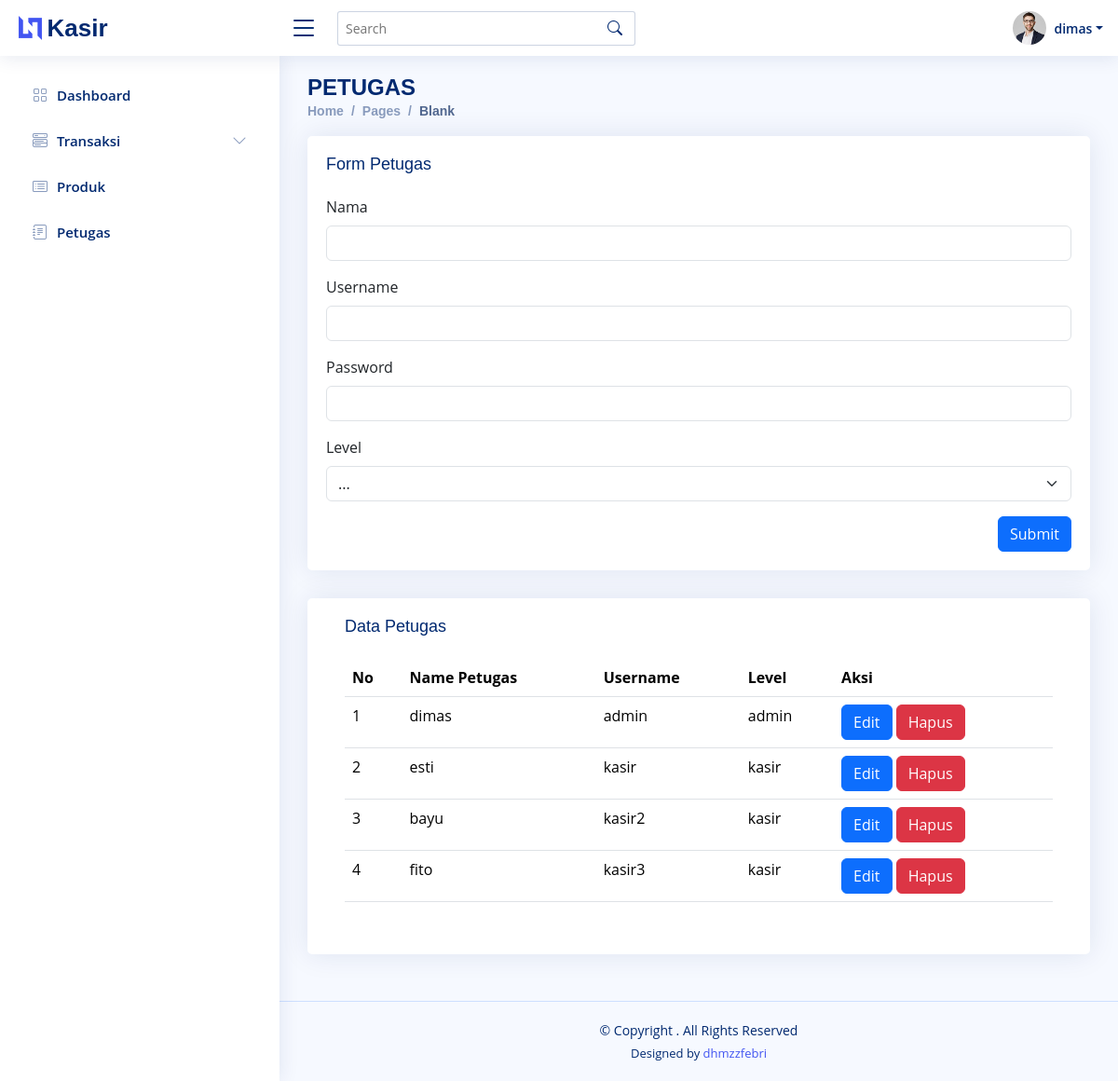
The page /user.php (signed in) on the database its author committed.
### tables this page shows
CREATE TABLE `user` (
  `id_user` int(11) NOT NULL,
  `username` varchar(30) NOT NULL,
  `password` varchar(256) NOT NULL,
  `nama` varchar(30) NOT NULL,
  `level` enum('admin','kasir') NOT NULL
);

### user.php (the view, shortened to what this page needs)
<?php
require_once('koneksi.php');
?>
<!DOCTYPE html>
<html lang="en">
<head>
  <?php
  require_once('layout/css.php');
  ?>
</head>
<body>
  <header id="header" class="header fixed-top d-flex align-items-center">
    <?php
    require_once('layout/navbar.php');
    ?>
  </header>
  <?php
  require_once('layout/sidebar.php');
  ?>
  <main id="main" class="main">
    <div class="pagetitle">
      <h1>PETUGAS</h1>
      <nav>
        <ol class="breadcrumb">
          <li class="breadcrumb-item"><a href="index.html">Home</a></li>
          <li class="breadcrumb-item">Pages</li>
          <li class="breadcrumb-item active">Blank</li>
        </ol>
      </nav>
    </div>
    <section class="section">
      <div class="row">
        <div class="col-lg-12">
          <div class="card">
            <div class="card-body">
              <h5 class="card-title"> Form Petugas</h5>
              <form class="row g-3" action="function_login.php" method="post">
                <div class="col-12">
                  <label for="inputNanme4" class="form-label">Nama</label>
                  <input type="text" class="form-control" name="nama" id="inputNanme4">
                </div>
                <div class="col-12">
                  <label for="inputEmail4" class="form-label">Username</label>
                  <input type="text" class="form-control" name="username" id="inputEmail4" required>
                </div>
                <div class="col-12">
                  <label for="inputPassword4" class="form-label">Password</label>
                  <input type="password" class="form-control" name="password" id="inputPassword4" required>
                </div>
                <div class="col-12">
                  <label for="validationDefault04" class="form-label">Level</label>
                  <select class="form-select" name="level" id="validationDefault04" required>
                    <option selected disabled value="">...</option>
                  </select>
                </div>
                <div class="text-end">
                  <button type="submit" class="btn btn-primary" name="register">Submit</button>
                </div>
              </form>
            </div>
          </div>
        </div>
        <div class="col-lg-12">
          <div class="card">
            <div class="card-body">
              <div class="card-body">
                <h5 class="card-title">Data Petugas</h5>
                <table class="table">
                  <thead>
                    <tr>
                      <th scope="col">No</th>
                      <th scope="col">Name Petugas</th>
                      <th scope="col">Username</th>
                      <th scope="col">Level</th>
                      <th scope="col">Aksi</th>
                    </tr>
                  </thead>
                  <?php
                  $no = 1;
                  $tampil = mysqli_query($conn, "SELECT * FROM user");
                  while ($data = mysqli_fetch_array($tampil)) {
                    $id = $data['id_user'];
                    $nama = $data['nama'];
                    $username = $data['username'];
                    $level = $data['level'];
                  ?>
                    <tbody>
                      <tr>
                        <td scope="row"><?= $no++ ?></td>
                        <td><?= $nama ?></td>
                        <td><?= $username ?></td>
                        <td><?= $level ?></td>
                        <td>
                          <button type="button" class="btn btn-primary" data-bs-toggle="modal" data-bs-target="#edit<?= $id ?>">
                            Edit
                          </button>
                          <a href="function_login.php?hps_user=<?= $id ?>" type="button" class="btn btn-danger">Hapus</a>
                        </td>
                      </tr>
                    </tbody>
                  <?php } ?>
                </table>
              </div>
            </div>
          </div>
        </div>
      </div>
    </section>
  </main>
  <?php
  require_once('layout/footer.php');
  ?>
</body>
</html>

### layout/css.php (shortened to what this page needs)
<link href="assets/vendor/bootstrap/css/bootstrap.min.css" rel="stylesheet">
<link href="assets/vendor/bootstrap-icons/bootstrap-icons.css" rel="stylesheet">
<link href="assets/vendor/boxicons/css/boxicons.min.css" rel="stylesheet">
<link href="assets/vendor/quill/quill.snow.css" rel="stylesheet">
<link href="assets/vendor/quill/quill.bubble.css" rel="stylesheet">
<link href="assets/vendor/remixicon/remixicon.css" rel="stylesheet">
<link href="assets/vendor/simple-datatables/style.css" rel="stylesheet">
<link href="assets/css/style.css" rel="stylesheet">

### layout/navbar.php (shortened to what this page needs)
<div class="d-flex align-items-center justify-content-between">
      <a href="index.html" class="logo d-flex align-items-center">
        <img src="assets/img/logo.png" alt="">
        <span class="d-none d-lg-block">Kasir</span>
      </a>
      <i class="bi bi-list toggle-sidebar-btn"></i>
    </div>
    <div class="search-bar">
      <form class="search-form d-flex align-items-center" method="POST" action="#">
        <input type="text" name="query" placeholder="Search" title="Enter search keyword">
        <button type="submit" title="Search"><i class="bi bi-search"></i></button>
      </form>
    </div>
    <nav class="header-nav ms-auto">
      <ul class="d-flex align-items-center">
        <li class="nav-item dropdown pe-3">
          <a class="nav-link nav-profile d-flex align-items-center pe-0" href="#" data-bs-toggle="dropdown">
            <img src="assets/img/profile-img.jpg" alt="Profile" class="rounded-circle">
            <span class="d-none d-md-block dropdown-toggle ps-2"><?=$_SESSION['nama']?></span>
          </a>
        </li>
      </ul>
    </nav>

### layout/sidebar.php (shortened to what this page needs)
<aside id="sidebar" class="sidebar">
  <ul class="sidebar-nav" id="sidebar-nav">
    <li class="nav-item">
      <a class="nav-link collapsed" href="index.php">
        <i class="bi bi-grid"></i>
        <span>Dashboard</span>
      </a>
    </li>
    <?php if (($_SESSION['level'] == "admin")) { ?>
      <li class="nav-item">
        <a class="nav-link collapsed" data-bs-target="#components-nav" data-bs-toggle="collapse" href="#">
          <i class="bi bi-menu-button-wide"></i><span>Transaksi</span><i class="bi bi-chevron-down ms-auto"></i>
        </a>
      </li>
      <li class="nav-item">
        <a class="nav-link collapsed" href="produk.php">
          <i class="bi bi-card-list"></i>
          <span>Produk</span>
        </a>
      </li>
      <li class="nav-item">
        <a class="nav-link collapsed" href="user.php">
          <i class="bi bi-journal-text"></i>
          <span>Petugas</span>
        </a>
      </li>
    <?php } ?>
  </ul>
</aside>

### layout/footer.php
<footer id="footer" class="footer">
    <div class="copyright">
      &copy; Copyright <strong><span></span></strong>. All Rights Reserved
    </div>
    <div class="credits">
      Designed by <a href="">dhmzzfebri</a>
    </div>
  </footer>

### assets/css/style.css (style rules this page uses)
:root { scroll-behavior: smooth; }
body { font-family: "Open Sans", sans-serif; background: #f6f9ff; color: #444444; }
a { color: #4154f1; text-decoration: none; }
h1, h2, h3, h4, h5, h6 { font-family: "Nunito", sans-serif; }
#main { margin-top: 60px; padding: 20px 30px; transition: all 0.3s; }
.pagetitle { margin-bottom: 10px; }
.pagetitle h1 { font-size: 24px; margin-bottom: 0; font-weight: 600; color: #012970; }
.card { margin-bottom: 30px; border: none; border-radius: 5px; box-shadow: 0px 0 30px rgba(1, 41, 112, 0.1); }
.card-title { padding: 20px 0 15px 0; font-size: 18px; font-weight: 500; color: #012970; font-family: "Poppins", sans-serif; }
.card-body { padding: 0 20px 20px 20px; }
.breadcrumb { font-size: 14px; font-family: "Nunito", sans-serif; color: #899bbd; font-weight: 600; }
.breadcrumb a { color: #899bbd; transition: 0.3s; }
.breadcrumb .breadcrumb-item::before { color: #899bbd; }
.breadcrumb .active { color: #51678f; font-weight: 600; }
.logo { line-height: 1; }
@media (min-width: 1200px) { .logo { width: 280px; } }
.logo img { max-height: 26px; margin-right: 6px; }
.logo span { font-size: 26px; font-weight: 700; color: #012970; font-family: "Nunito", sans-serif; }
.header { transition: all 0.5s; z-index: 997; height: 60px; box-shadow: 0px 2px 20px rgba(1, 41, 112, 0.1); background-color: #fff; padding-left: 20px; }
.header .toggle-sidebar-btn { font-size: 32px; padding-left: 10px; cursor: pointer; color: #012970; }
.header .search-bar { min-width: 360px; padding: 0 20px; }
.header .search-form { width: 100%; }
.header .search-form input { border: 0; font-size: 14px; color: #012970; border: 1px solid rgba(1, 41, 112, 0.2); padding: 7px 38px 7px 8px; border-radius: 3px; transition: 0.3s; width: 100%; }
.header .search-form button { border: 0; padding: 0; margin-left: -30px; background: none; }
.header .search-form button i { color: #012970; }
.header-nav ul { list-style: none; }
.header-nav>ul { margin: 0; padding: 0; }
.header-nav .nav-profile { color: #012970; }
.header-nav .nav-profile img { max-height: 36px; }
.header-nav .nav-profile span { font-size: 14px; font-weight: 600; }
.sidebar { position: fixed; top: 60px; left: 0; bottom: 0; width: 300px; z-index: 996; transition: all 0.3s; padding: 20px; overflow-y: auto; scrollbar-width: thin; scrollbar-color: #aab7cf transparent; box-shadow: 0px 0px 20px rgba(1, 41, 112, 0.1); background-color: #fff; }
@media (min-width: 1200px) { #main, #footer { margin-left: 300px; } }
.sidebar-nav { padding: 0; margin: 0; list-style: none; }
.sidebar-nav li { padding: 0; margin: 0; list-style: none; }
.sidebar-nav .nav-item { margin-bottom: 5px; }
.sidebar-nav .nav-link { display: flex; align-items: center; font-size: 15px; font-weight: 600; color: #4154f1; transition: 0.3; background: #f6f9ff; padding: 10px 15px; border-radius: 4px; }
.sidebar-nav .nav-link i { font-size: 16px; margin-right: 10px; color: #4154f1; }
.sidebar-nav .nav-link.collapsed { color: #012970; background: #fff; }
.sidebar-nav .nav-link.collapsed i { color: #899bbd; }
.sidebar-nav .nav-link .bi-chevron-down { margin-right: 0; transition: transform 0.2s ease-in-out; }
.footer { padding: 20px 0; font-size: 14px; transition: all 0.3s; border-top: 1px solid #cddfff; }
.footer .copyright { text-align: center; color: #012970; }
.footer .credits { padding-top: 5px; text-align: center; font-size: 13px; color: #012970; }

### rows shown on the page
user: nama "dimas", username "admin", level "admin"
user: nama "esti", username "kasir", level "kasir"
user: nama "bayu", username "kasir2", level "kasir"
user: nama "fito", username "kasir3", level "kasir"

### other values the page prints
$_SESSION['nama'] "dimas"
